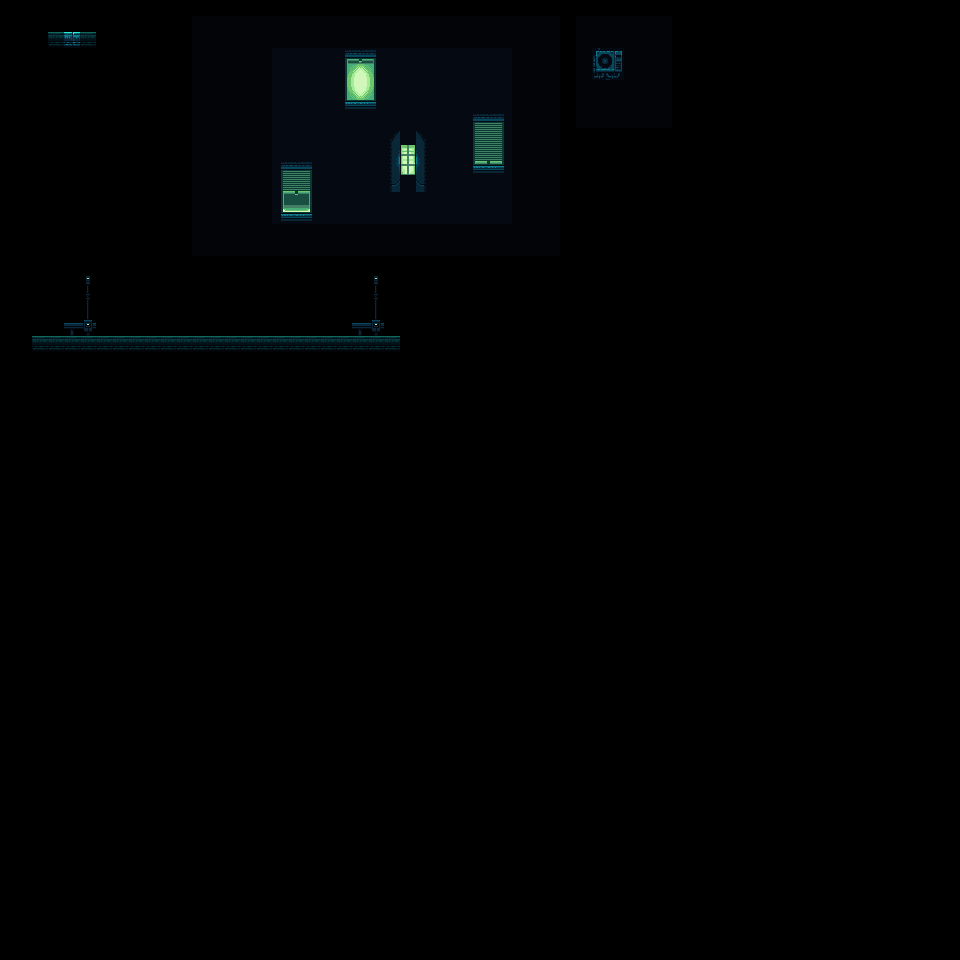

Below is a game level as drawn by its tile map, then a one-line description and the .tmx that defines it (tile-layer data replaced by summaries):
An orthogonal 60x60 tile map with 16x16 px tiles, 3 tile layers (input_Chao, output1_Chao, output2_Chao).

<map version="1.10" tiledversion="1.11.0" orientation="orthogonal" renderorder="right-down" width="60" height="60" tilewidth="16" tileheight="16" infinite="0" nextlayerid="5" nextobjectid="1">
 <properties>
  <property name="DeleteTiles" type="bool" value="false" />
  <property name="MatchInOrder" type="bool" value="true" />
  <property name="NoOverlappingOutput" type="bool" value="true" />
  <property name="Probability" type="float" value="0.2" />
 </properties>
 <tileset firstgid="1" source="tileset Musica.tsx" />
 <layer id="1" name="input_Chao" width="60" height="60" opacity="0.44">
  <data>[3600 cells, 413 non-empty, 2 distinct tile ids]</data>
 </layer>
 <layer id="2" name="output1_Chao" width="60" height="60">
  <properties>
   <property name="Probability" type="float" value="20" />
  </properties>
  <data>[3600 cells, 1 non-empty, 1 distinct tile ids]</data>
 </layer>
 <layer id="3" name="output2_Chao" width="60" height="60">
  <properties>
   <property name="Probability" type="float" value="0.5" />
  </properties>
  <data>[3600 cells, 185 non-empty, 60 distinct tile ids]</data>
 </layer>
</map>
